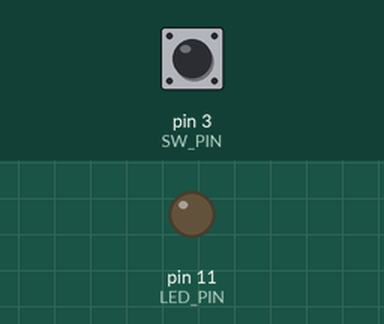
Recording of a sketch running on a simulated Arduino Uno, built with avr-gcc and run on an emulated ATmega328P. Shown: output pins drawn as LEDs (lit = HIGH). The inputs (shaded band) are chosen by the test bench; at power-on: pin 3 (SW_PIN) HIGH.

Above: at 1.2 s.
1.3 s: pin 3 (SW_PIN) pulled LOW for 0.15 s
At 2.1 s:
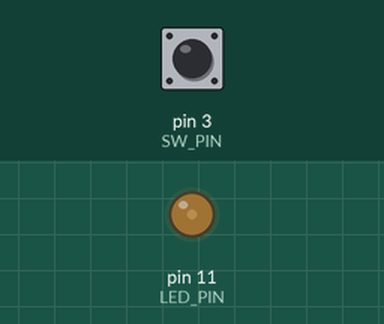
3.0 s: pin 3 (SW_PIN) pulled LOW for 1 s
At 4.6 s:
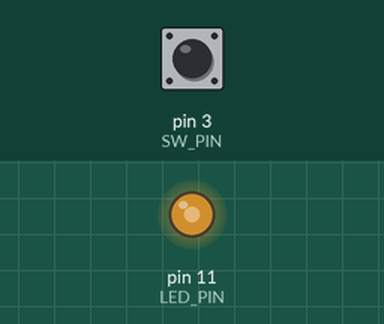
5.5 s: pin 3 (SW_PIN) pulled LOW for 0.15 s
At 6.5 s:
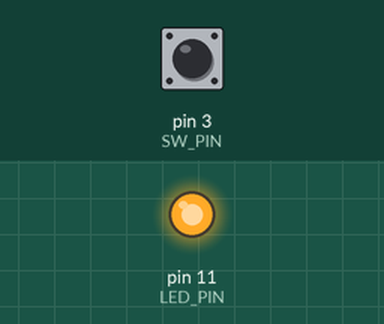
Timing chart, 0 to 8.5 s (numbered marks = the images above; inputs shaded):
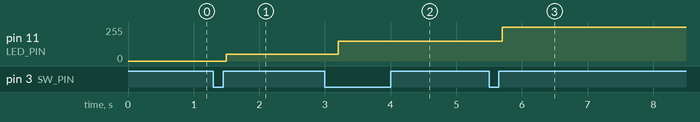

The sketch:

15_4.ino
```cpp
#define SW_PIN 3
#define LED_PIN 11

int newSwValue = 1;
int oldSwValue = 1;

int cnt = 0;

void setup() {
  Serial.begin(9600);
  pinMode(SW_PIN, INPUT_PULLUP);
}

void loop() {
  newSwValue = digitalRead(SW_PIN);

  if (newSwValue != oldSwValue)
  {
    oldSwValue = newSwValue;
    if (newSwValue == 0)
    {
      cnt++;
      if (cnt >= 4) cnt = 0;
    }
    delay(200);
  }

  if (cnt == 0) analogWrite(LED_PIN, 0);
  else if (cnt == 1) analogWrite(LED_PIN, 50);
  else if (cnt == 2) analogWrite(LED_PIN, 150);
  else if (cnt == 3) analogWrite(LED_PIN, 255);
}
```

Measured:
- after the input at 1.3 s, pin 11 (LED_PIN): 0/255 → 50/255 after 0.20 s
- after the input at 3.0 s, pin 11 (LED_PIN): 50/255 → 150/255 after 0.20 s
- after the input at 5.5 s, pin 11 (LED_PIN): 150/255 → 255/255 after 0.20 s
